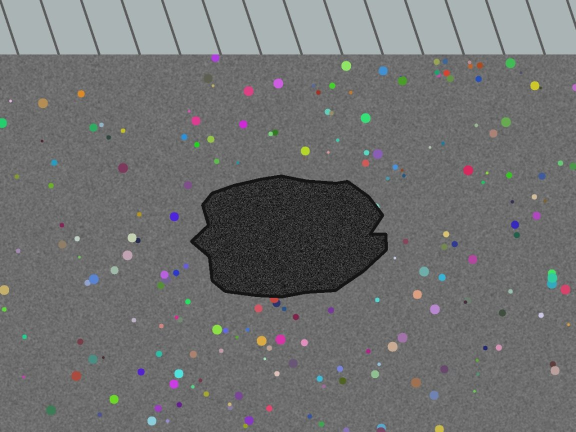
#> input picture samples/synthetic_attack_reused.jpg, 1152 x 864 px (shown at 1/2 size)
$ python -i measure.py   (imports and definitions only)
#> lines starting #> are read from the running program, lines starting #| are printed output that depends on the picture
#> further down, picture is the input picture: shape (864, 1152, 3); mean B, G, R 113.3, 113.2, 112.1
"""Measure: warps the before photo into the after photo's frame, finds the defect (largest dark+rough blob for potholes,
colour/texture clutter for garbage, or a manual ROI box), then counts how much of it is still there in the after photo."""

import cv2
import numpy as np

from . import config


# [223 lines left out: functions segment, measure_residual, defectness, measure_box, _box_overlays, _darker_than_surroundings and 3 more, not called in this run]


def _rgb(bgr):
    return cv2.cvtColor(bgr, cv2.COLOR_BGR2RGB)


# ---- ROI change mode: for photoreal pairs where texture segmentation fails -------------------------------------------
def _norm_l(bgr):
    """Lightness with slow lighting removed and local contrast normalised, so a sunnier after photo is not 'change'."""
    L = cv2.GaussianBlur(cv2.cvtColor(bgr, cv2.COLOR_BGR2LAB)[:, :, 0].astype(np.float32), (5, 5), 0)
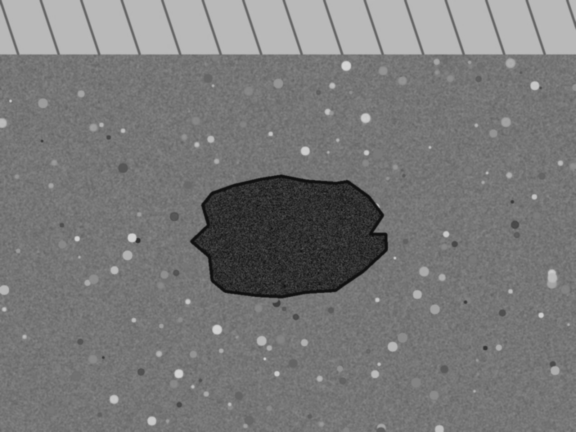
#> L: shape (864, 1152) float32 (shown at 1/2 size); min 14.38, max 214.6, mean 120.9
    hp = L - cv2.GaussianBlur(L, (0, 0), 25)
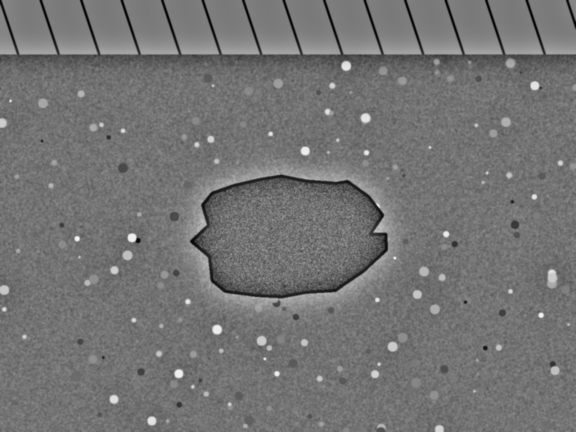
#> hp: shape (864, 1152) float32 (shown at 1/2 size); min -80.27, max 96.27, mean 0; drawn with min black and max white
    return hp / (np.sqrt(cv2.GaussianBlur(hp * hp, (0, 0), 25)) + 4)
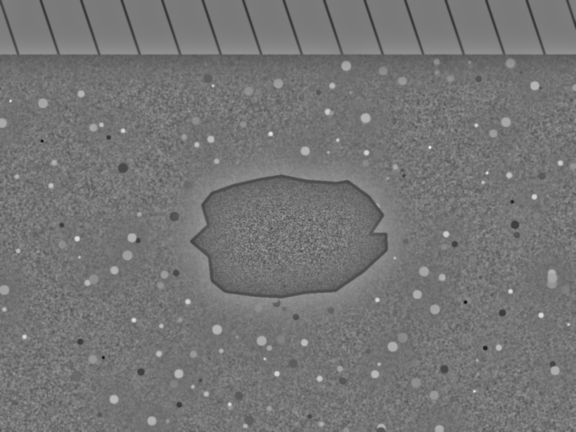
#> returned value: shape (864, 1152) float32 (shown at 1/2 size); min -6.09, max 7.14, mean -0.006; drawn with min black and max white


def _chroma(bgr):
    return cv2.cvtColor(cv2.GaussianBlur(bgr, (5, 5), 0), cv2.COLOR_BGR2LAB).astype(np.float32)[:, :, 1:]


# [95 lines left out: function _measure_roi_change, not called in this run]

>>> import cv2
>>> picture = cv2.imread('../samples/synthetic_attack_reused.jpg')
>>> result = _norm_l(picture)
